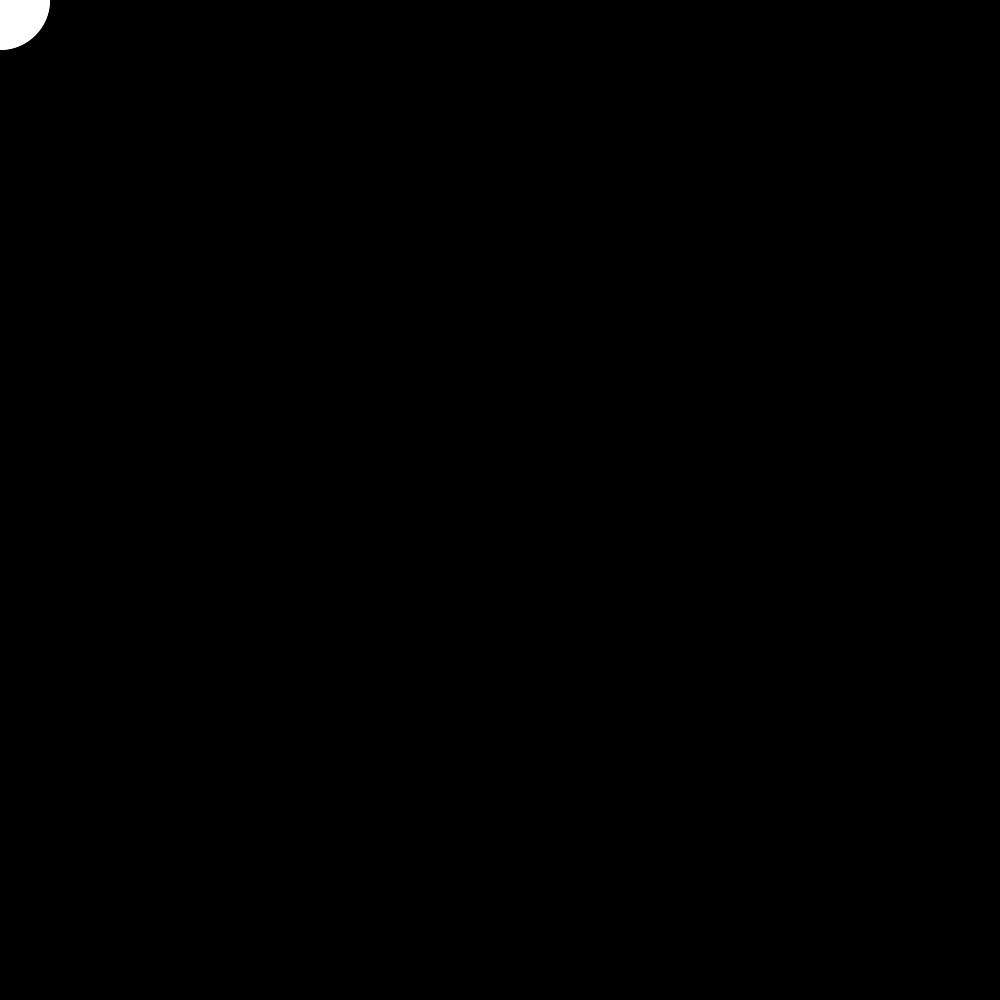
Frame 1 (no input)
Frame 60 (the mouse pressed at the canvas centre just before this capture): identical to frame 1, image omitted
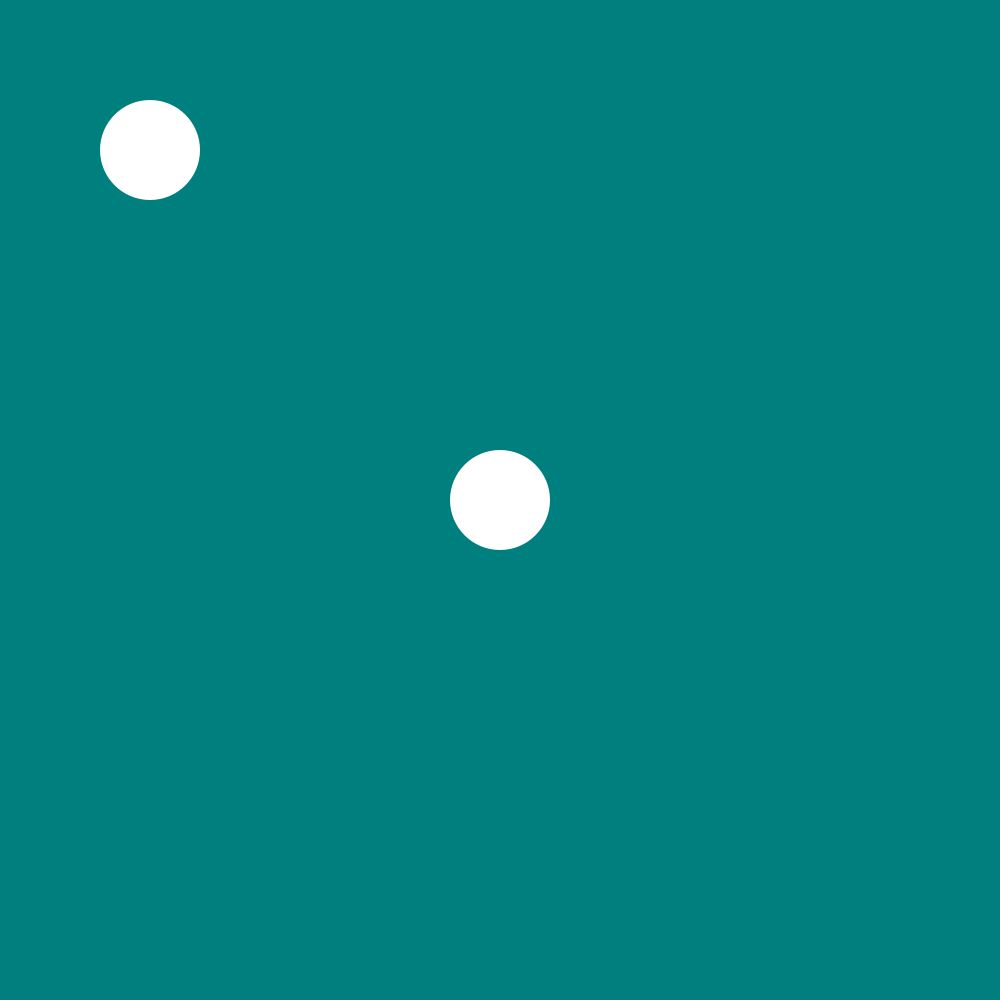
Frame 120 (the mouse held since frame 60 and released just before this capture)

The Processing sketch that drew these frames (run headless with seeded random() and noise(); from frame 60 on, the mouse is pressed at the canvas centre):

// Processing sketch: map
// ── map.pde
float x1,y1;
float x2,y2;
float g, b;



void setup(){
  size(1000,1000);
  noStroke();
  
}


void draw(){
  g = map(mouseX, 0, width, 0, 255);
  b = map(mouseX, 0, height, 0, 255);
  background(0,g,b);
  
  //mapping x and y range from 0 to 300
  fill(255);
  x1 = map(mouseX,0,width,0,300);
  y1 = map(mouseY,0,height,0,300);
  ellipse(x1,y1,100,100);
  
  //follow mouse
  //ellipse follow mouse
  //set up boundaries 
  
  ellipse(x2, y2, 100, 100);
  if(mouseX<width/2){
     x2 = mouseX;
     y2 = mouseY;
  }else{
    x2=width/2;
    y2=mouseY;
   
    
}
}
